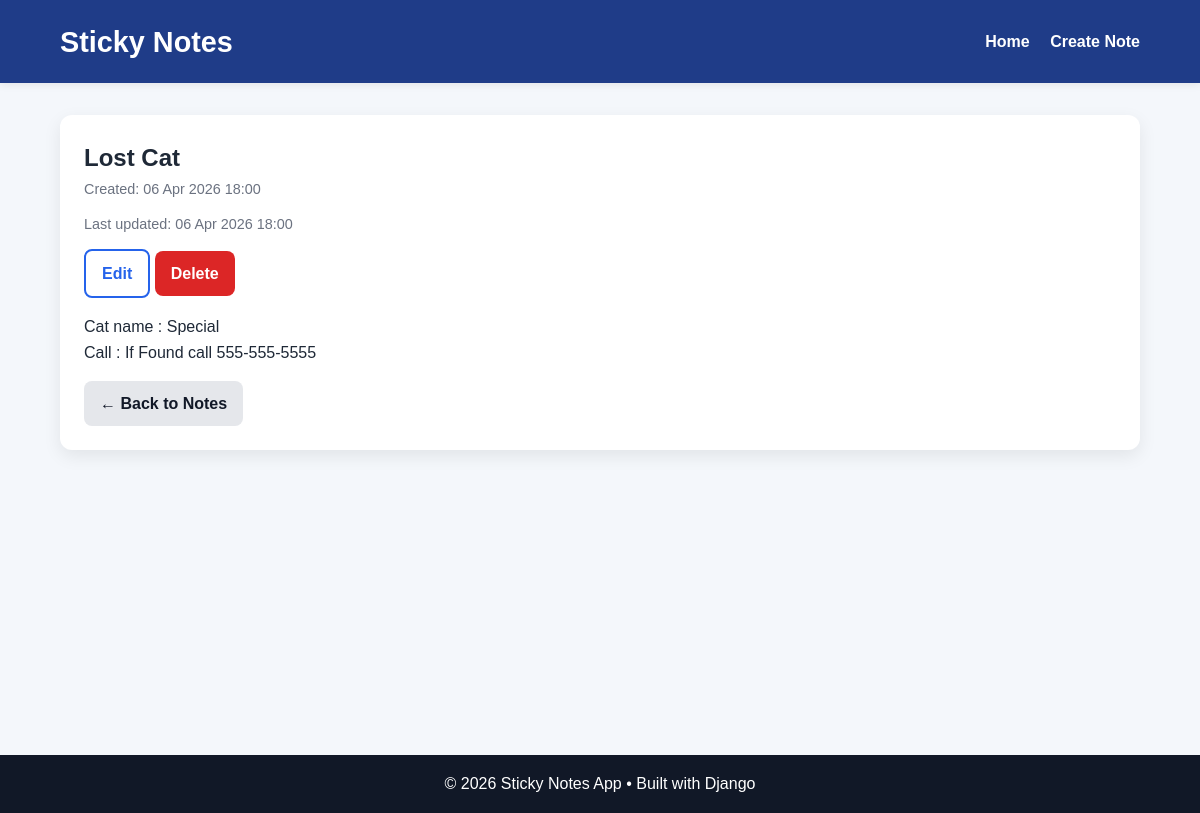
Page /note/2/ on the committed database.
### notes/models.py (models this page shows, shortened)
class Note(models.Model):
    title = models.CharField(max_length=200)
    content = models.TextField()
    created_at = models.DateTimeField(auto_now_add=True)
    updated_at = models.DateTimeField(auto_now=True)
    class Meta:
        ordering = ["-created_at"]

### notes/views.py (the view)
# urls.py: path("note/<int:pk>/", views.note_detail, name="note_detail"),
def note_detail(request, pk):
    note = get_object_or_404(Note, pk=pk)
    return render(request, "notes/note_detail.html", {"note": note})

### notes/templates/notes/note_detail.html (shortened to what this page needs)
{% extends "base.html" %}
{% block content %}
<article class="detail-card">
    <div class="detail-header">
        <div>
            <h2>{{ note.title }}</h2>
            <p class="note-meta">Created: {{ note.created_at|date:"d M Y H:i" }}</p>
            <p class="note-meta">Last updated: {{ note.updated_at|date:"d M Y H:i" }}</p>
        </div>
        <div class="card-actions">
            <a class="btn btn-outline" href="{% url 'note_update' note.pk %}">Edit</a>
            <a class="btn btn-danger" href="{% url 'note_delete' note.pk %}">Delete</a>
        </div>
    </div>
    <div class="detail-content">
        <p>{{ note.content|linebreaks }}</p>
    </div>
    <a class="btn btn-secondary" href="{% url 'note_list' %}">← Back to Notes</a>
</article>
{% endblock %}

### notes/static/notes/styles.css (style rules this page uses)
* { box-sizing: border-box; margin: 0; padding: 0; }
body { font-family: Arial, Helvetica, sans-serif; background-color: #f4f7fb; color: #1f2937; line-height: 1.6; }
.btn { display: inline-block; padding: 0.6rem 1rem; border-radius: 8px; text-decoration: none; font-weight: bold; border: none; cursor: pointer; }
.btn-secondary { background: #e5e7eb; color: #111827; }
.btn-outline { border: 2px solid #2563eb; color: #2563eb; background: transparent; }
.btn-danger { background: #dc2626; color: white; }
.note-meta { font-size: 0.9rem; color: #6b7280; margin-bottom: 0.8rem; }
.detail-card { background: #ffffff; padding: 1.5rem; border-radius: 12px; box-shadow: 0 6px 18px rgba(0, 0, 0, 0.08); }
.detail-content { margin: 1rem 0; }

### rows in the picture
Note: title "Lost Cat", created_at "06 Apr 2026 18:00", updated_at "06 Apr 2026 18:00", content "Cat name : Special Call : If Found call 555-555-5555"
